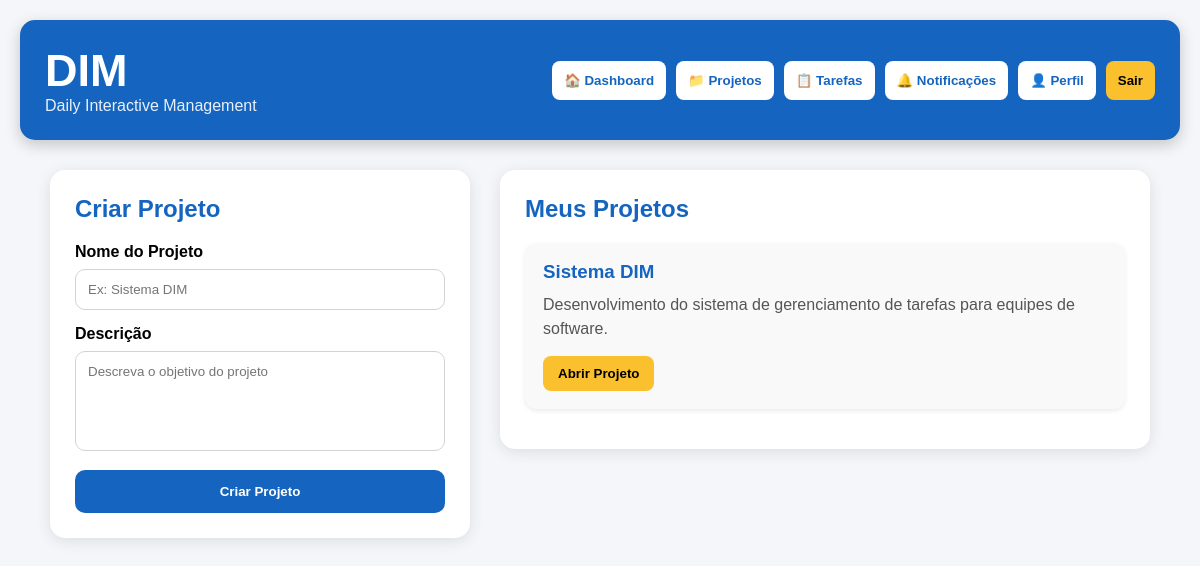
Before: /projetos (signed in) with the older database file.
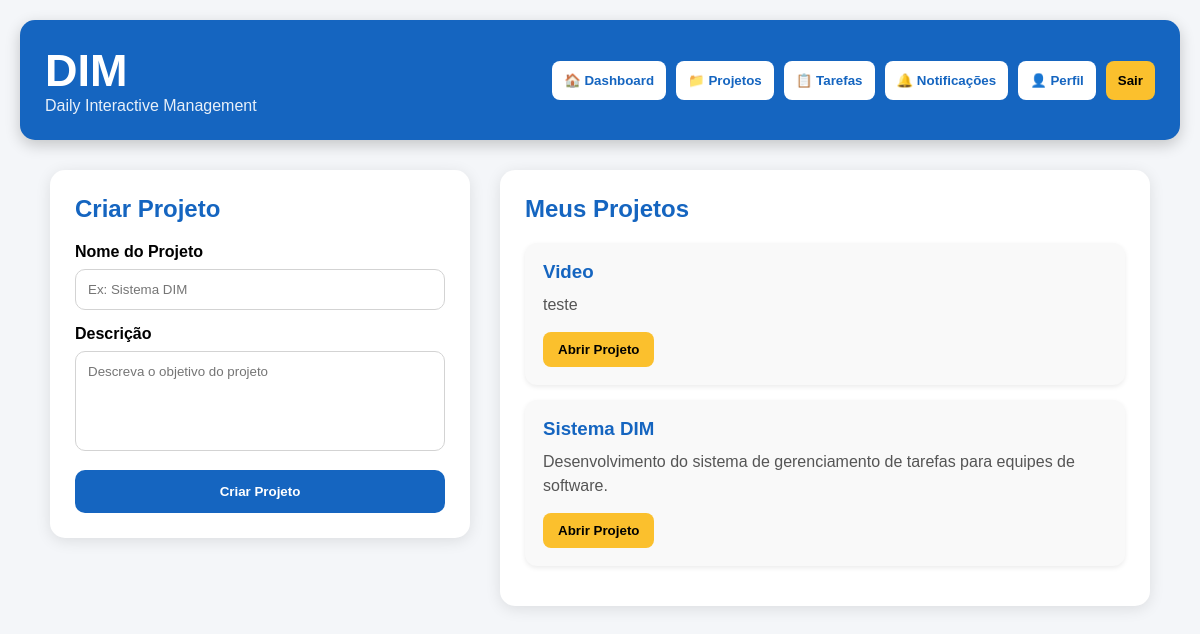
After: the same page with the newer database file.
### tables this page shows
CREATE TABLE projetos(
        id INTEGER PRIMARY KEY AUTOINCREMENT,
        nome TEXT NOT NULL,
        descricao TEXT,
        gerente_id INTEGER NOT NULL,
        FOREIGN KEY(gerente_id) REFERENCES usuarios(id)
    );

### app.py (the view, shortened to what this page needs)
@app.route("/projetos", methods=["GET", "POST"])
def projetos():
    if "usuario_id" not in session:
        return redirect("/login")
    conexao = get_db()
    cursor = conexao.cursor()
    cursor.execute("""
    SELECT DISTINCT projetos.id, projetos.nome, projetos.descricao, projetos.gerente_id
    FROM projetos
    LEFT JOIN projeto_membros
    ON projetos.id = projeto_membros.projeto_id
    WHERE projetos.gerente_id=?
    OR projeto_membros.usuario_id=?
    ORDER BY projetos.id DESC
    """, (session["usuario_id"], session["usuario_id"]))
    projetos = cursor.fetchall()
    conexao.close()
    return render_template("projetos.html", projetos=projetos)

### app.py (called while the page is built)
def get_db():
    conexao = sqlite3.connect("dim.db")
    return conexao

### templates/projetos.html (shortened to what this page needs)
<!DOCTYPE html>
<html lang="pt-BR">
<head>
</head>
<body>
<div class="topo">
<div class="logo">
<h1>DIM</h1>
<p>Daily Interactive Management</p>
</div>
<div class="menu">
<a href="/dashboard">
<button>🏠 Dashboard</button>
</a>
<a href="/projetos">
<button>📁 Projetos</button>
</a>
<a href="/tarefas">
<button>📋 Tarefas</button>
</a>
<a href="/notificacoes">
<button>🔔 Notificações</button>
</a>
<a href="/perfil">
<button>👤 Perfil</button>
</a>
<a href="/logout">
<button class="sair">Sair</button>
</a>
</div>
</div>
<div class="container">
<div class="card-form">
<h2>Criar Projeto</h2>
<form method="POST">
<label>Nome do Projeto</label>
<input
type="text"
name="nome"
placeholder="Ex: Sistema DIM"
required>
<label>Descrição</label>
<textarea
name="descricao"
placeholder="Descreva o objetivo do projeto"></textarea>
<button type="submit">
Criar Projeto
</button>
</form>
</div>
<div class="lista-projetos">
<h2>Meus Projetos</h2>
{% if projetos %}
{% for projeto in projetos %}
<div class="projeto">
<h3>{{ projeto[1] }}</h3>
<p>
{{ projeto[2] if projeto[2] else "Sem descrição cadastrada." }}
</p>
<a href="/selecionar_projeto/{{ projeto[0] }}">
<button>
Abrir Projeto
</button>
</a>
</div>
{% endfor %}
{% else %}
<p class="vazio">
Nenhum projeto cadastrado ainda.
</p>
{% endif %}
</div>
</div>
</body>
</html>

Changed rows visible on the page:
added projetos: nome "Video", descricao "teste"
